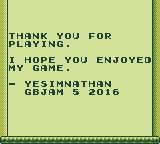

This is a level from a 2D game, rendered from its Tiled map with the project's own tilesets. A one-line summary and the map file follow, with tile-layer data summarised:
An orthogonal 20x18 tile map with 8x8 px tiles, 5 tile layers (background, kill, platforms, collide, ...) and 2 objects.

<map version="1.0" orientation="orthogonal" renderorder="right-down" width="20" height="18" tilewidth="8" tileheight="8" backgroundcolor="#d3e29a" nextobjectid="6">
 <properties>
  <property name="backdropAutoScrollDirection" value="" />
  <property name="backdropCount" type="int" value="0" />
  <property name="backdropName" value="" />
 </properties>
 <tileset firstgid="1" name="tiles" tilewidth="8" tileheight="8" tilecount="192" columns="8">
  <image source="../images/tiles.png" width="64" height="192" />
 </tileset>
 <layer name="background" width="20" height="18">
  <data>[360 cells, 0 non-empty, 0 distinct tile ids]</data>
 </layer>
 <layer name="kill" width="20" height="18">
  <data>[360 cells, 0 non-empty, 0 distinct tile ids]</data>
 </layer>
 <layer name="platforms" width="20" height="18">
  <data>[360 cells, 0 non-empty, 0 distinct tile ids]</data>
 </layer>
 <layer name="collide" width="20" height="18">
  <data>[360 cells, 54 non-empty, 5 distinct tile ids]</data>
 </layer>
 <layer name="foreground" width="20" height="18">
  <data>[360 cells, 63 non-empty, 27 distinct tile ids]</data>
 </layer>
 <objectgroup name="screens">
  <object id="4" x="0" y="0" width="160" height="144" />
 </objectgroup>
 <objectgroup name="obtainables" />
 <objectgroup name="enemies" />
 <objectgroup name="checkpoint" />
 <objectgroup name="player">
  <object id="5" x="72" y="120" width="8" height="16" />
 </objectgroup>
 <objectgroup name="warp" />
</map>